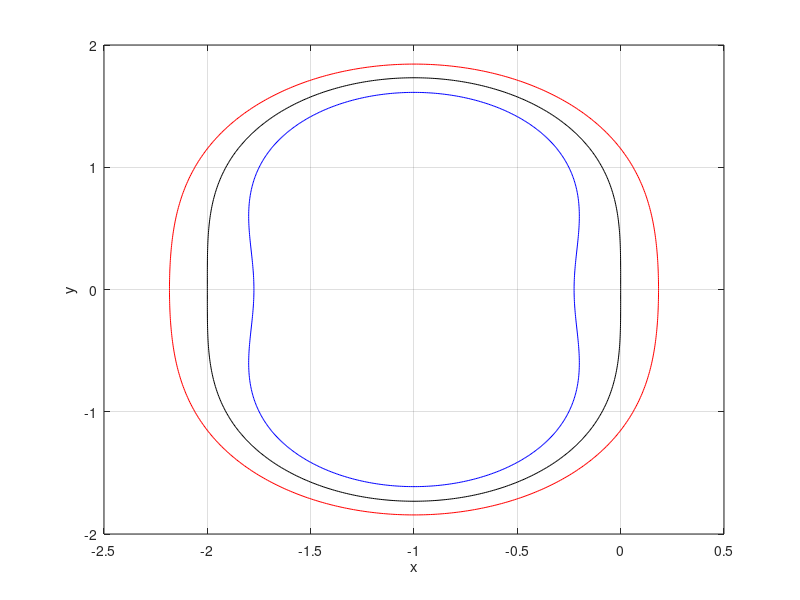

Write MATLAB code to recreate this figure.
clf

% Runge-Kutta method of order 2
rko2p = @(z) -1+sqrt(2*z -1);
rko2m = @(z) -1-sqrt(2*z -1);

% We must go from -pi to pi instead of 0 to 2pi to avoid the jump of abs()
% at -1 that create a close curve.  abs() in matlab return only one of the
% square roots.  
t = linspace(-pi,pi,360);
xx1 = cos(t)+i*sin(t);
xx2 = 1.2*xx1;
xx3 = 0.8*xx1;

% Absolute stability region for the Adams-Moulton three-step method
z = rko2p(xx1);
x = real(z);
y = imag(z);
plot(x,y,'k');
grid on;
hold on;
xlabel('x');
ylabel('y');
% axis equal;

z = rko2p(xx2);
x = real(z);
y = imag(z);
plot(x,y,'r');

z = rko2p(xx3);
x = real(z);
y = imag(z);
plot(x,y,'b');

z = rko2m(xx1);
x = real(z);
y = imag(z);
plot(x,y,'k');

z = rko2m(xx2);
x = real(z);
y = imag(z);
plot(x,y,'r');

z = rko2m(xx3);
x = real(z);
y = imag(z);
plot(x,y,'b');

% Save the figure
print('stability_ex5','-dpng')

% Another approach

% contour plot for |1 + z + z^2/2|
% ff = @(x,y) sqrt( (1 + x + (x.^2-y.^2)/2).^2 + (y.*(1+x)).^2); 

% x = -2.5:0.01:0.5;
% y = -2:0.01:2;
% [X,Y] = meshgrid(x,y);
% Z = ff(X,Y);
% [M,c] = contour(X,Y,Z,[0.8 1.2]);
% grid on;
% hold on;
% c.ShowText = 'on';
% c.LineColor = 'blue';

% [M,c] = contour(X,Y,Z,[1 1]);
% c.ShowText = 'on';
% c.LineColor = 'black';

% xlabel('x');
% ylabel('y');
% axis equal;
